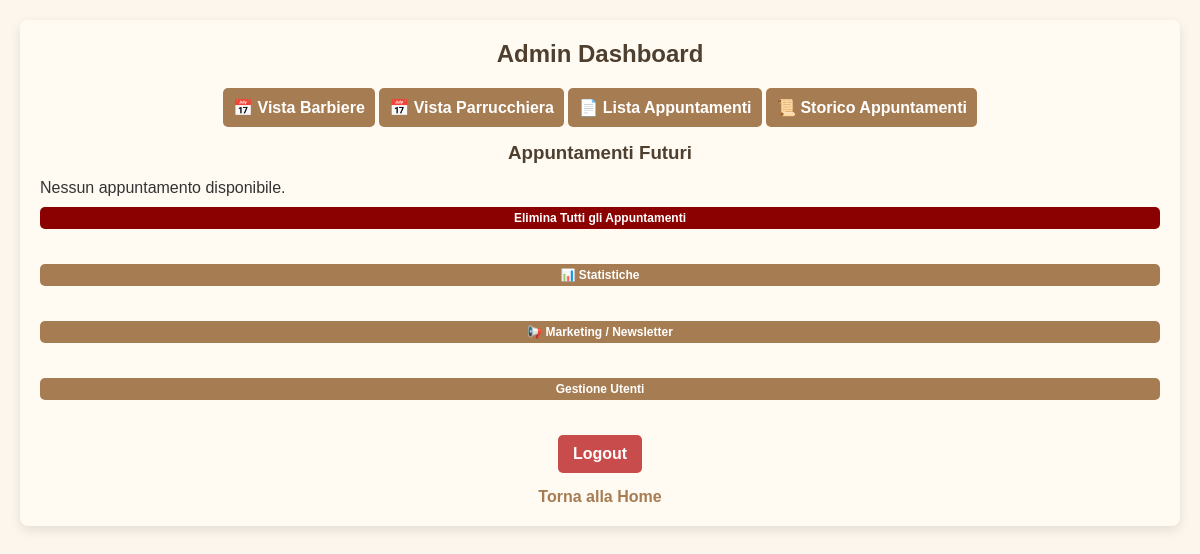
The page /admin_dashboard (signed in) on the database as committed earlier.
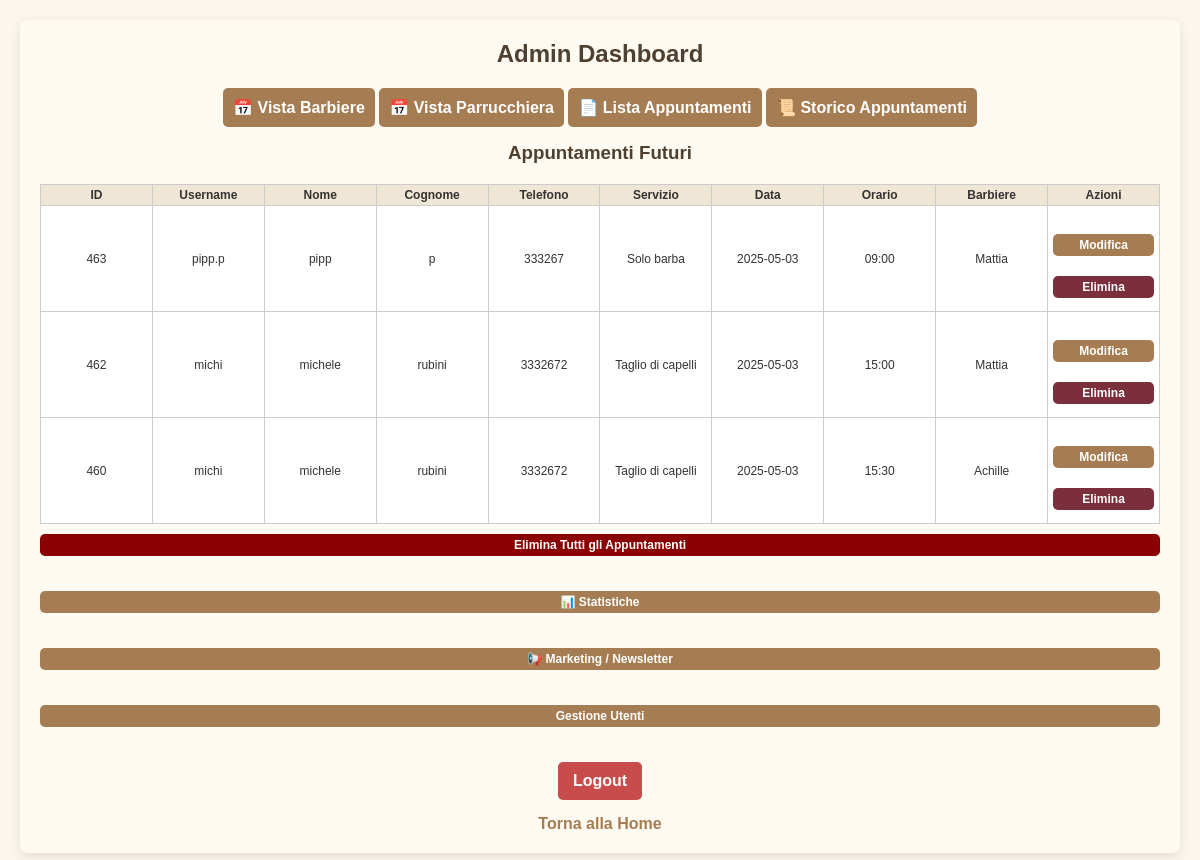
The same page on the database as committed later.
### tables this page shows
CREATE TABLE appointments (
            id INTEGER PRIMARY KEY AUTOINCREMENT,
            user_id INTEGER NOT NULL,
            service TEXT NOT NULL,
            date TEXT NOT NULL,
            time TEXT NOT NULL, barber TEXT NOT NULL DEFAULT 'Mattia', tipo TEXT DEFAULT 'barbiere',
            FOREIGN KEY (user_id) REFERENCES users(id)
        );

CREATE TABLE users (
            id INTEGER PRIMARY KEY AUTOINCREMENT,
            username TEXT NOT NULL UNIQUE,
            password TEXT NOT NULL
        , name TEXT NOT NULL DEFAULT 'NOME', surname TEXT NOT NULL DEFAULT 'COGNOME', phone TEXT NOT NULL DEFAULT '0000000000', email TEXT, newsletter_optin INTEGER DEFAULT 0);

### app.py (the view)
@app.route('/admin_dashboard')
def admin_dashboard():
    if 'admin' not in session:
        return redirect(url_for('login_admin'))
    conn = sqlite3.connect('bookings.db')
    cursor = conn.cursor()
    today = datetime.now().strftime("%Y-%m-%d")
    conn.commit()
    cursor.execute("""
        SELECT appointments.id, users.username, users.name, users.surname, users.phone,
               appointments.service, appointments.date, appointments.time, appointments.barber
        FROM appointments
        JOIN users ON appointments.user_id = users.id
        WHERE appointments.date >= ?
        ORDER BY DATE(appointments.date), TIME(appointments.time)
    """, (today,))
    appointments = cursor.fetchall()
    conn.close()
    return render_template('admin_dashboard.html', appointments=appointments)

### templates/admin_dashboard.html (shortened to what this page needs)
<!DOCTYPE html>
<html lang="it">
<head>
  <link rel="stylesheet" href="{{ url_for('static', filename='style.css') }}">
</head>
<body>
  <div class="container">
    <h2>Admin Dashboard</h2>
    <div class="view-toggle">
      <button onclick="showCalendarView()">📅 Vista Barbiere</button>
      <button onclick="location.href='{{ url_for('admin_hourly_calendar') }}'">📅 Vista Parrucchiera</button>
      <button onclick="showListView()">📄 Lista Appuntamenti</button>
      <button onclick="location.href='{{ url_for('admin_history') }}'">📜 Storico Appuntamenti</button>
    </div>
    <div id="list-view" class="list-view active-view">
      <h3>Appuntamenti Futuri</h3>
      {% if appointments %}
        <table>
          <thead>
            <tr>
              <th>ID</th>
              <th>Username</th>
              <th>Nome</th>
              <th>Cognome</th>
              <th>Telefono</th>
              <th>Servizio</th>
              <th>Data</th>
              <th>Orario</th>
              <th>Barbiere</th>
              <th>Azioni</th>
            </tr>
          </thead>
          <tbody>
            {% for appointment in appointments %}
              <tr>
                <td>{{ appointment[0] }}</td>
                <td>{{ appointment[1] }}</td>
                <td>{{ appointment[2] }}</td>
                <td>{{ appointment[3] }}</td>
                <td>{{ appointment[4] }}</td>
                <td>{{ appointment[5] }}</td>
                <td>{{ appointment[6] }}</td>
                <td>{{ appointment[7] }}</td>
                <td>{{ appointment[8] }}</td>
                <td>
                  <a href="{{ url_for('edit_appointment', appointment_id=appointment[0]) }}">
                    <button class="big-btn">Modifica</button>
                  </a>
                  <button class="delete-appointment admin big-btn" data-id="{{ appointment[0] }}" style="background-color: #7b2f3c; color: white;">Elimina</button>
                </td>
              </tr>
            {% endfor %}
          </tbody>
        </table>
      {% else %}
        <p>Nessun appuntamento disponibile.</p>
      {% endif %}
    </div>
    <form action="{{ url_for('delete_all_appointments') }}" method="post" onsubmit="return confirm('Sei sicuro di voler eliminare tutti gli appuntamenti?');">
      <button type="submit" class="big-btn" style="background-color: darkred;">Elimina Tutti gli Appuntamenti</button>
    </form>
    <a href="{{ url_for('admin_stats') }}">
      <button class="big-btn">📊 Statistiche</button>
    </a>
    <a href="{{ url_for('admin_marketing') }}">
      <button class="big-btn" style="margin: 10px 0;">📢 Marketing / Newsletter</button>
    </a>
    <a href="{{ url_for('admin_users') }}">
      <button class="big-btn">Gestione Utenti</button>
    </a>
    <a href="{{ url_for('logout') }}"><button class="logout-btn">Logout</button></a>
    <a href="{{ url_for('index') }}">Torna alla Home</a>
  </div>
</body>
</html>

Rows that differ between the two databases and show on the page:
added appointments: id "463", username "pipp.p", name "pipp", surname "p", phone "333267", service "Solo barba", date "2025-05-03", time "09:00", barber "Mattia"
added appointments: id "462", username "michi", name "michele", surname "rubini", phone "3332672", service "Taglio di capelli", date "2025-05-03", time "15:00", barber "Mattia"
added appointments: id "460", username "michi", name "michele", surname "rubini", phone "3332672", service "Taglio di capelli", date "2025-05-03", time "15:30", barber "Achille"
Other text that changed with them:
text no longer shown: "Nessun appuntamento disponibile."
text now shown: "ID Username Nome Cognome Telefono Servizio Data Orario Barbiere Azioni"
